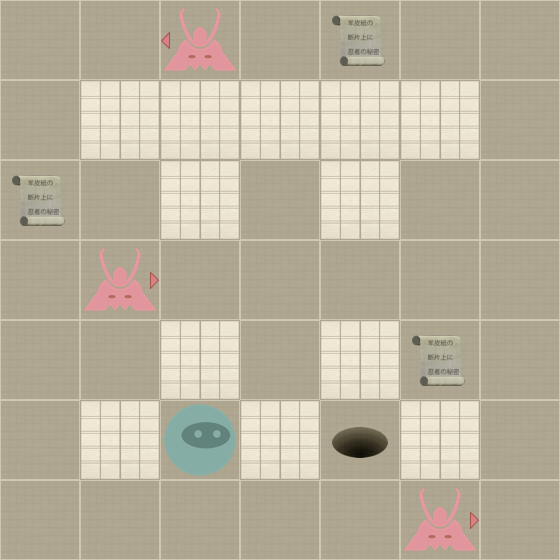

A 2D game scene composited from a Tiled map and its tileset images. What follows is a short description and the map's XML, with each tile layer's data collapsed to a summary:
An orthogonal 7x7 tile map with 80x80 px tiles, 2 tile layers (Level, Actors).

<map version="1.0" orientation="orthogonal" width="7" height="7" tilewidth="80" tileheight="80">
 <properties>
  <property name="moves" value="14" />
 </properties>
 <tileset firstgid="1" name="tiles" tilewidth="80" tileheight="80" spacing="2" margin="2">
  <image source="tiles-ipad.png" width="512" height="512" />
  <tile id="0">
   <properties>
    <property name="actor" value="exit" />
   </properties>
  </tile>
  <tile id="2">
   <properties>
    <property name="actor" value="guard" />
    <property name="direction" value="down" />
   </properties>
  </tile>
  <tile id="3">
   <properties>
    <property name="actor" value="guard" />
    <property name="direction" value="left" />
   </properties>
  </tile>
  <tile id="4">
   <properties>
    <property name="actor" value="guard" />
    <property name="direction" value="right" />
   </properties>
  </tile>
  <tile id="5">
   <properties>
    <property name="actor" value="guard" />
    <property name="direction" value="up" />
   </properties>
  </tile>
  <tile id="7">
   <properties>
    <property name="actor" value="player" />
   </properties>
  </tile>
  <tile id="8">
   <properties>
    <property name="actor" value="scroll" />
   </properties>
  </tile>
  <tile id="9">
   <properties>
    <property name="wall" value="1" />
   </properties>
  </tile>
 </tileset>
 <layer name="Level" width="7" height="7">
  <data>[49 cells, 49 non-empty, 2 distinct tile ids]</data>
 </layer>
 <layer name="Actors" width="7" height="7">
  <data>[49 cells, 8 non-empty, 5 distinct tile ids]</data>
 </layer>
</map>
